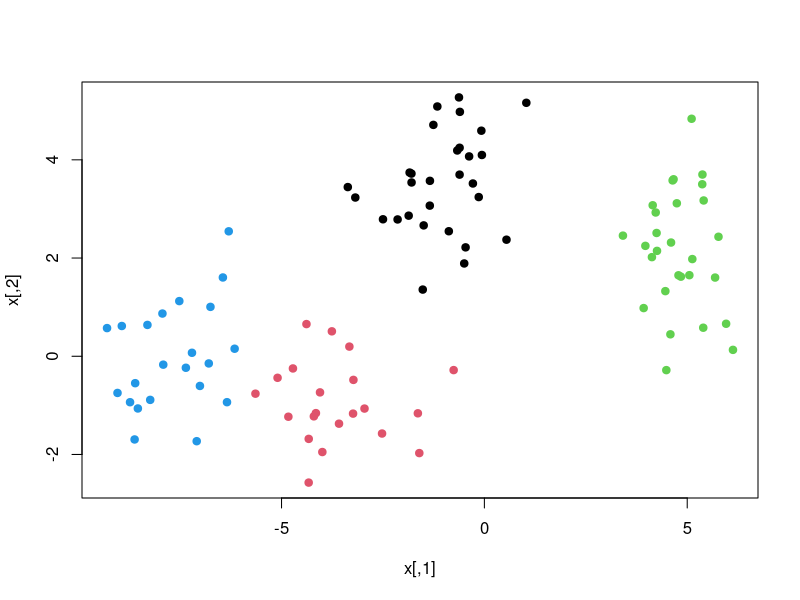
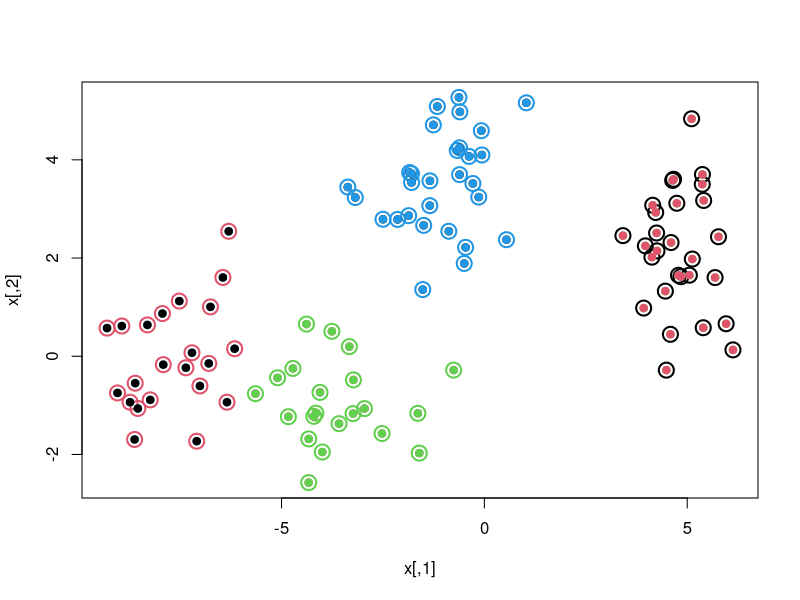
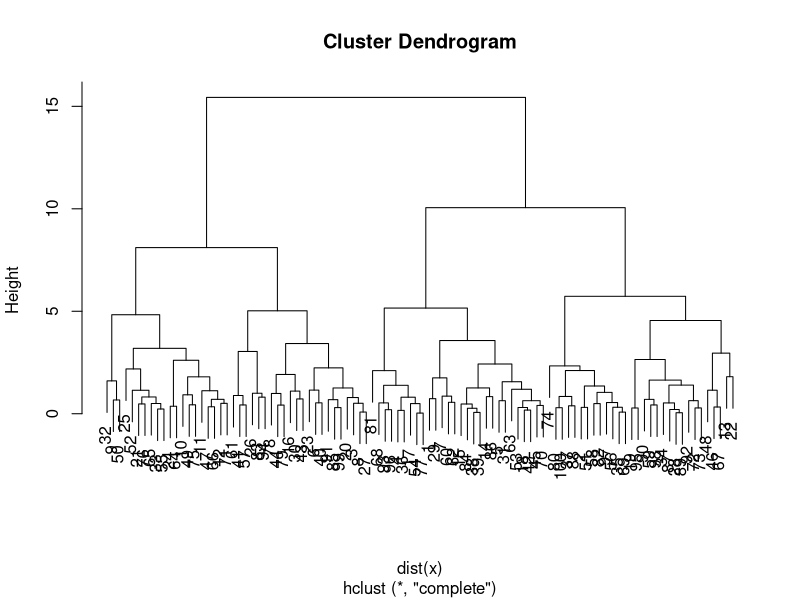
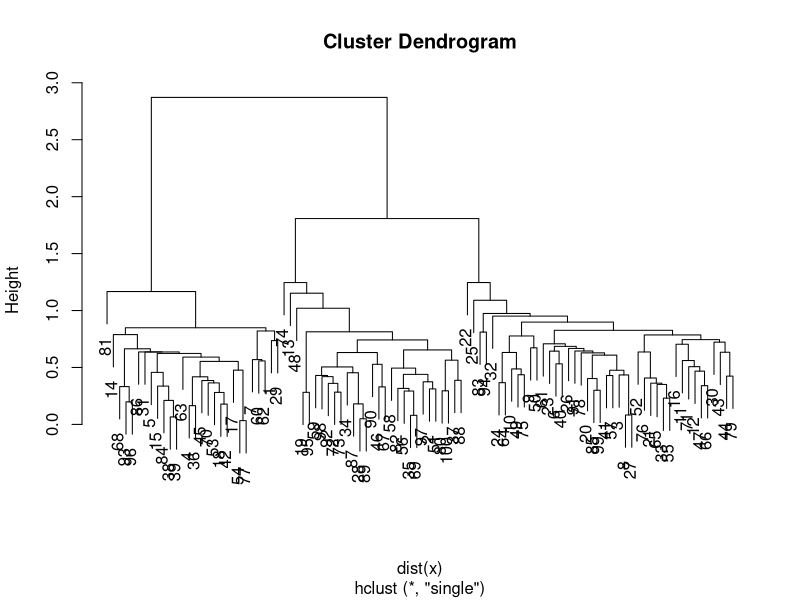
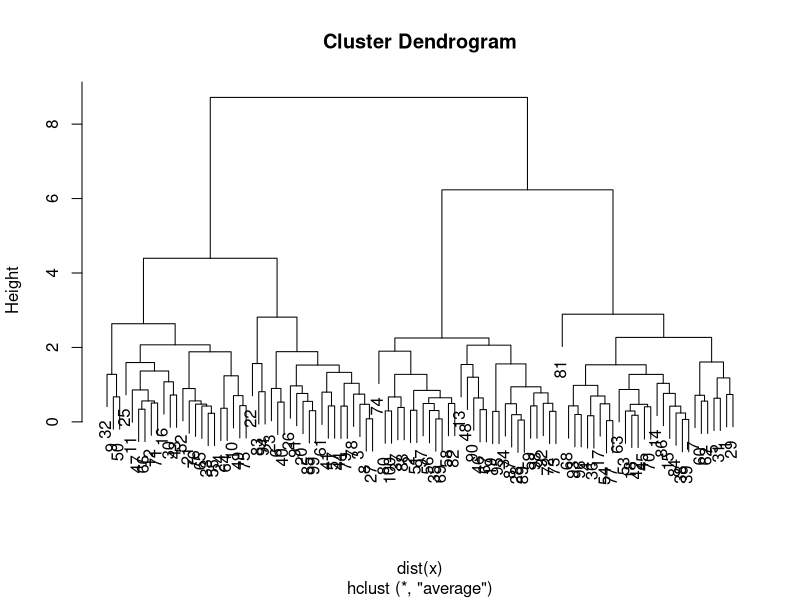
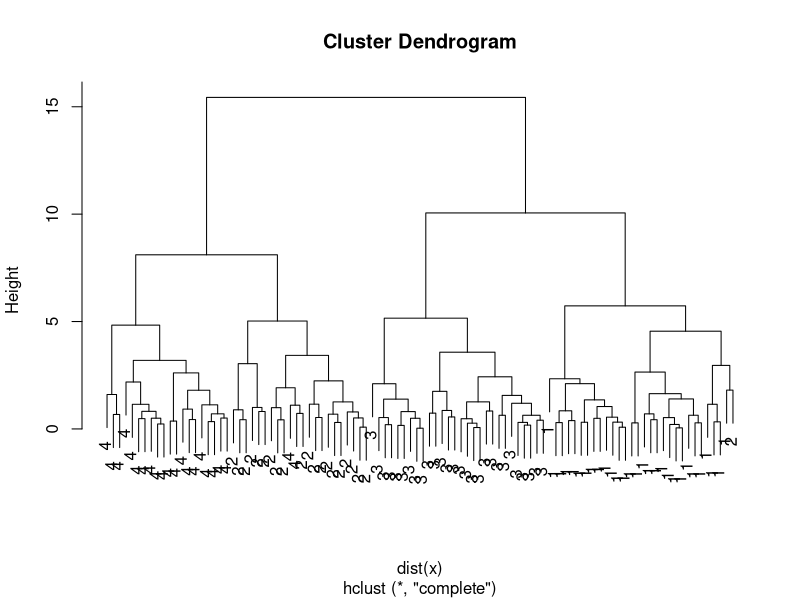

Reproduce these figures in R, in order.
# Set Seed and Plot Data
set.seed(34)
x <- matrix(rnorm(100*2),100,2)
x_mean <- matrix(rnorm(8,sd=4),4,2)
which <- sample(1:4, 100, replace = T)
x <- x + x_mean[which,]
plot(x,col=which,pch=19)

# K-Means
km.out <- kmeans(x,4,nstart=15)
km.out

# Plot Results
plot(x,col=km.out$cluster,cex = 2, pch=1,lwd=2)
points(x,col=which,pch=19)
points(x,col=c(4,3,2,1)[which],pch=19)

# Hirarchical Clustering
hc.complete <- hclust(dist(x),method="complete")
plot(hc.complete)
hc.single=hclust(dist(x),method = "single")
plot(hc.single)
hc.average=hclust(dist(x),method = "average")
plot(hc.average)

hc.cut = cutree(hc.complete,4)
table(hc.cut,which)
table(hc.cut,km.out$cluster)

plot(hc.complete,labels=which)
